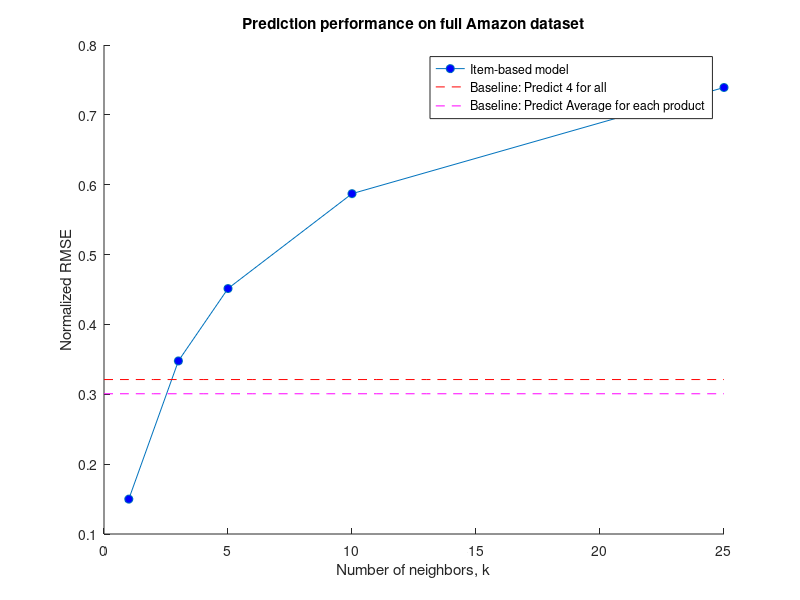
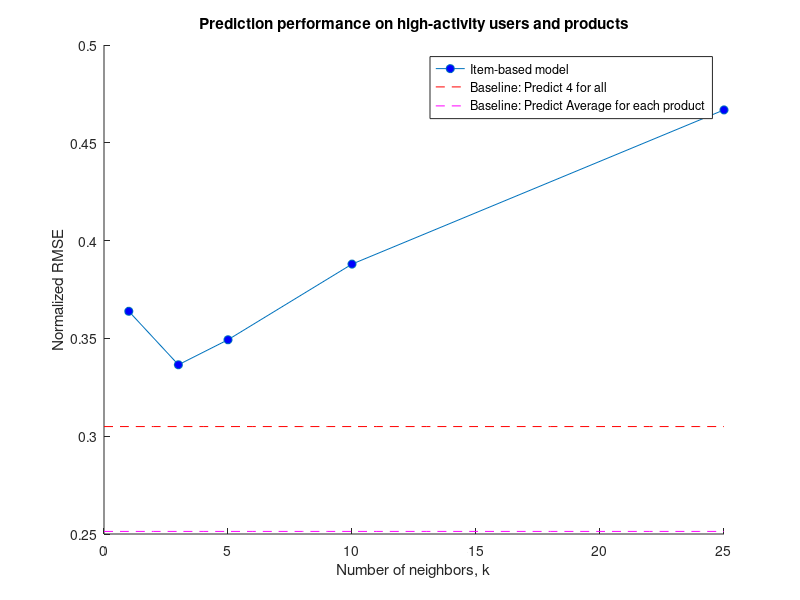

Recreate these plots in MATLAB, in order.
k = [1, 3, 5, 10, 25];
x = 0:k(end);

%% Full set
err_nbr = [0.149929, 0.347743, 0.451364, 0.587192, 0.73917];

figure; hold on;
plot(k, err_nbr, 'o-', 'markerfacecolor', 'b');
plot(x, 0.3210925*ones(size(x)), 'r--'); % predict 4
plot(x, 0.30075*ones(size(x)), 'm--'); % predict average

title('Prediction performance on full Amazon dataset')
xlabel('Number of neighbors, k');
ylabel('Normalized RMSE');
legend('Item-based model', 'Baseline: Predict 4 for all',...
    'Baseline: Predict Average for each product')
hold off;

%% Pruned set
err_nbr_pruned = [0.363856, 0.33652, 0.349313, 0.387983, 0.466819];

figure; hold on;
plot(k, err_nbr_pruned, 'o-', 'markerfacecolor', 'b');
plot(x, 0.3049275*ones(size(x)), 'r--');
plot(x, 0.251325*ones(size(x)), 'm--');

title('Prediction performance on high-activity users and products');
xlabel('Number of neighbors, k'); % predict 4
ylabel('Normalized RMSE'); % predict average

legend('Item-based model', 'Baseline: Predict 4 for all',...
    'Baseline: Predict Average for each product')